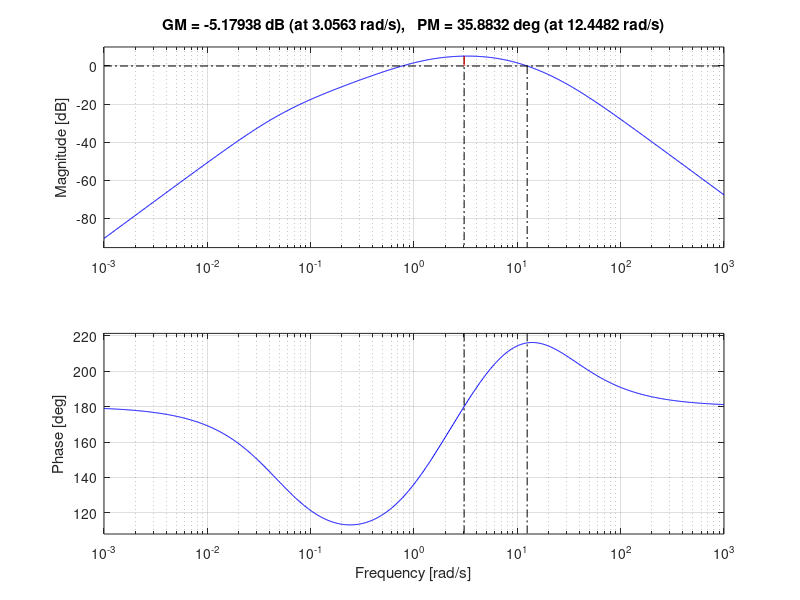
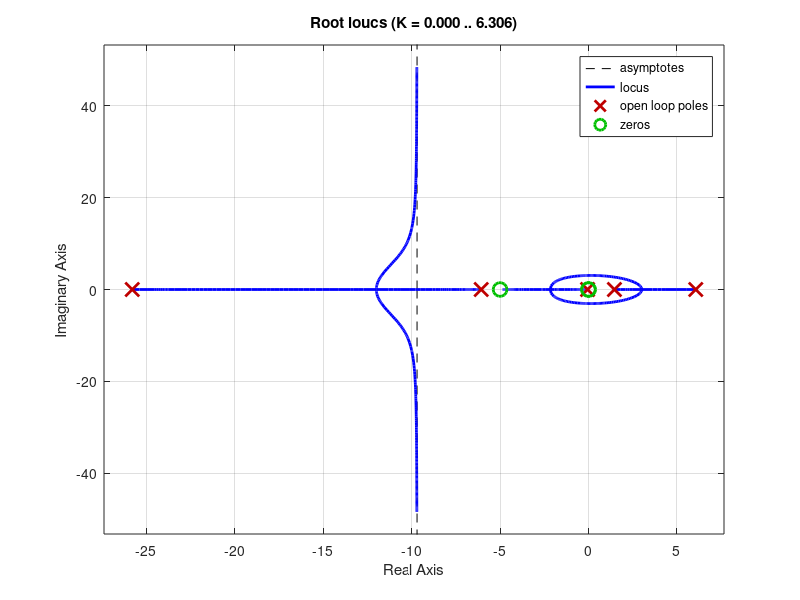
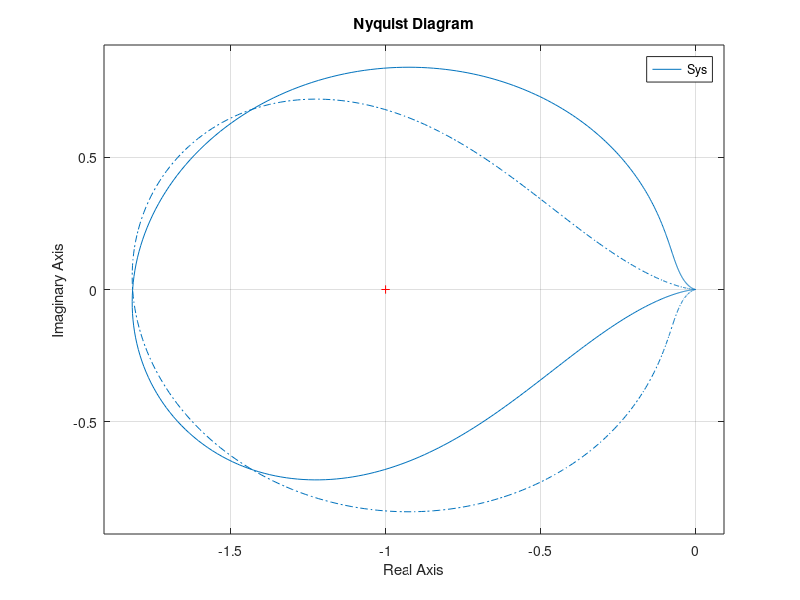
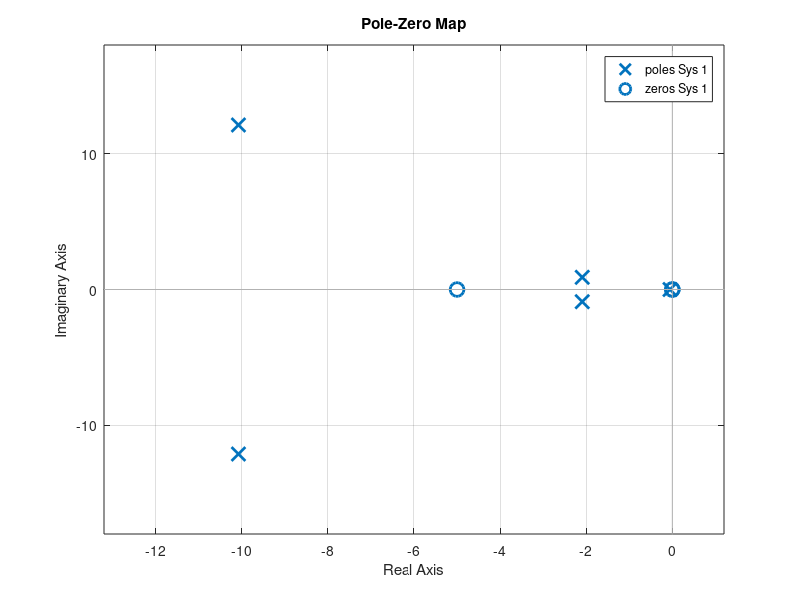

These charts were generated, in order, by the following MATLAB code:
clc, clear all

s = tf('s');

%% motor tf
Ke = .0111; % V*sec/rad
n = 1/30; % gearbox reduction
m = 1/2; % pulley reduction
Larm = .1332; % m (5.245in)
Ke = Ke*Larm/n/m; % corrected (and linear) motor constant
tauM = .0596; % sec

M = 1/Ke/(s*(1 + tauM*s)); % X/Vin

% velocity minor loop
kV = .04;
enc = kV*s;

Mc = 1/(1/M + enc); % X/Vin 

% position positive feedback
% 960 counts per motor rot -> 480 per arm -> 0-2pi
kPosConv = (2*pi)/960;
kP = 0.2;

Mpc = 1/(1/Mc - kP)

%% series compensator tf (lag)

T = 1e-3;
K = 0.58*(s + 5)/(s + .05)
c2d(K, T, 'matched');

KMp = K*Mpc;

% pendulum tf
g = 9.8; % m/sec^2
% l = 0.0936; % m (5", now destroyed)
l = 0.2659; % m (6.5")
tauL = sqrt(l/g); % sec

G = -s^2/g/((tauL*s + 1)*(tauL*s - 1)) % Theta/X

Sys = KMp*-G; % X/Theta (- because G is -)

figure(1)
clf
margin(K)
hold on
margin(Sys)
% subplot(224)
% step(1/(1+1/Sys))

figure(2)
clf
rlocus(-G*Mpc*K)

figure(3)
clf
nyquist(Sys)

figure(4)
clf
pzmap(1/(1+1/Sys))
